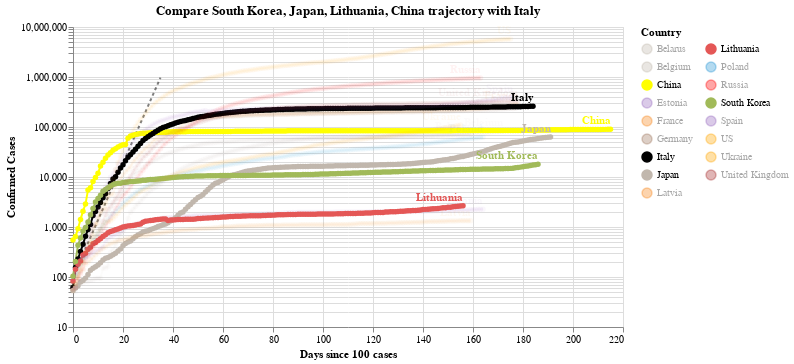

The cell this chart's notebook holds for it:
### Code cell
#hide_input
chart3 = make_since_chart(dff2, ['South Korea', 'Japan', 'Lithuania', 'China'], baseline_countries)
chart3

### Figure 1 — Vega-Lite specification as saved in the notebook (floating-point values rounded to 4 significant figures; data arrays with more than 128 entries replaced by an {"elided": "..."} marker saying what was removed)
{"config": {"view": {"continuousWidth": 400, "continuousHeight": 300}}, "layer": [{"data": {"name": "data-628230001892d6798b50651be41d1b3e"}, "mark": {"type": "line", "color": "black", "opacity": 0.5, "strokeDash": [3, 3]}, "encoding": {"x": {"type": "quantitative", "field": "Days since 100 cases"}, "y": {"type": "quantitative", "field": "Confirmed Cases"}}}, {"data": {"name": "data-4f3b8a4dba44ee4ddb9a41984741d8ef"}, "mark": {"type": "line", "point": true}, "encoding": {"color": {"type": "nominal", "field": "Country", "legend": {"columns": 2}, "scale": {"domain": ["Belarus", "Belgium", "China", "Estonia", "France", "Germany", "Italy", "Japan", "Latvia", "Lithuania", "Poland", "Russia", "South Korea", "Spain", "US", "Ukraine", "United Kingdom"], "range": ["#C1B7AD", "#C1B7AD", "yellow", "#9467bd", "#F58518", "#9D755D", "black", "#C1B7AD", "#F58518", "#E45756", "#2495D3", "red", "#A1BA59", "#9467bd", "orange", "orange", "brown"]}}, "opacity": {"condition": {"value": 1, "selection": "selector001"}, "value": 0.05}, "tooltip": [{"type": "nominal", "field": "Country"}, {"type": "temporal", "field": "Date"}, {"type": "quantitative", "field": "Confirmed Cases"}, {"type": "quantitative", "field": "Days since 100 cases"}], "x": {"type": "quantitative", "field": "Days since 100 cases"}, "y": {"type": "quantitative", "field": "Confirmed Cases", "scale": {"type": "log"}}}, "selection": {"selector001": {"type": "multi", "fields": ["Country"], "bind": "legend", "init": [{"Country": "South Korea"}, {"Country": "Japan"}, {"Country": "Lithuania"}, {"Country": "China"}, {"Country": "Italy"}]}}, "width": 550}, {"data": {"name": "data-4f3b8a4dba44ee4ddb9a41984741d8ef"}, "mark": {"type": "text", "align": "right", "dy": -8, "fontWeight": "bold"}, "encoding": {"color": {"type": "nominal", "field": "Country", "legend": {"columns": 2}, "scale": {"domain": ["Belarus", "Belgium", "China", "Estonia", "France", "Germany", "Italy", "Japan", "Latvia", "Lithuania", "Poland", "Russia", "South Korea", "Spain", "US", "Ukraine", "United Kingdom"], "range": ["#C1B7AD", "#C1B7AD", "yellow", "#9467bd", "#F58518", "#9D755D", "black", "#C1B7AD", "#F58518", "#E45756", "#2495D3", "red", "#A1BA59", "#9467bd", "orange", "orange", "brown"]}}, "opacity": {"condition": {"value": 1, "selection": "selector001"}, "value": 0.05}, "text": {"type": "nominal", "field": "Country"}, "tooltip": [{"type": "nominal", "field": "Country"}, {"type": "temporal", "field": "Date"}, {"type": "quantitative", "field": "Confirmed Cases"}, {"type": "quantitative", "field": "Days since 100 cases"}], "x": {"type": "quantitative", "field": "Days since 100 cases"}, "y": {"type": "quantitative", "field": "Confirmed Cases", "scale": {"type": "log"}}}, "transform": [{"filter": "(datum['Date'] >= 1598227200000)"}], "width": 550}], "title": "Compare South Korea, Japan, Lithuania, China trajectory with Italy", "$schema": "https://vega.github.io/schema/vega-lite/v4.0.2.json", "datasets": {"data-628230001892d6798b50651be41d1b3e": [{"Days since 100 cases": 0, "Confirmed Cases": 100.0}, {"Days since 100 cases": 1, "Confirmed Cases": 130.0}, {"Days since 100 cases": 2, "Confirmed Cases": 169.0}, {"Days since 100 cases": 3, "Confirmed Cases": 219.7}, {"Days since 100 cases": 4, "Confirmed Cases": 285.6}, {"Days since 100 cases": 5, "Confirmed Cases": 371.3}, {"Days since 100 cases": 6, "Confirmed Cases": 482.7}, {"Days since 100 cases": 7, "Confirmed Cases": 627.5}, {"Days since 100 cases": 8, "Confirmed Cases": 815.7}, {"Days since 100 cases": 9, "Confirmed Cases": 1060.0}, {"Days since 100 cases": 10, "Confirmed Cases": 1379.0}, {"Days since 100 cases": 11, "Confirmed Cases": 1792.0}, {"Days since 100 cases": 12, "Confirmed Cases": 2330.0}, {"Days since 100 cases": 13, "Confirmed Cases": 3029.0}, {"Days since 100 cases": 14, "Confirmed Cases": 3937.0}, {"Days since 100 cases": 15, "Confirmed Cases": 5119.0}, {"Days since 100 cases": 16, "Confirmed Cases": 6654.0}, {"Days since 100 cases": 17, "Confirmed Cases": 8650.0}, {"Days since 100 cases": 18, "Confirmed Cases": 11250.0}, {"Days since 100 cases": 19, "Confirmed Cases": 14620.0}, {"Days since 100 cases": 20, "Confirmed Cases": 19000.0}, {"Days since 100 cases": 21, "Confirmed Cases": 24710.0}, {"Days since 100 cases": 22, "Confirmed Cases": 32120.0}, {"Days since 100 cases": 23, "Confirmed Cases": 41750.0}, {"Days since 100 cases": 24, "Confirmed Cases": 54280.0}, {"Days since 100 cases": 25, "Confirmed Cases": 70560.0}, {"Days since 100 cases": 26, "Confirmed Cases": 91730.0}, {"Days since 100 cases": 27, "Confirmed Cases": 119300.0}, {"Days since 100 cases": 28, "Confirmed Cases": 155000.0}, {"Days since 100 cases": 29, "Confirmed Cases": 201500.0}, {"Days since 100 cases": 30, "Confirmed Cases": 262000.0}, {"Days since 100 cases": 31, "Confirmed Cases": 340600.0}, {"Days since 100 cases": 32, "Confirmed Cases": 442800.0}, {"Days since 100 cases": 33, "Confirmed Cases": 575600.0}, {"Days since 100 cases": 34, "Confirmed Cases": 748300.0}, {"Days since 100 cases": 35, "Confirmed Cases": 972800.0}], "data-4f3b8a4dba44ee4ddb9a41984741d8ef": {"elided": "2969 records"}}}
